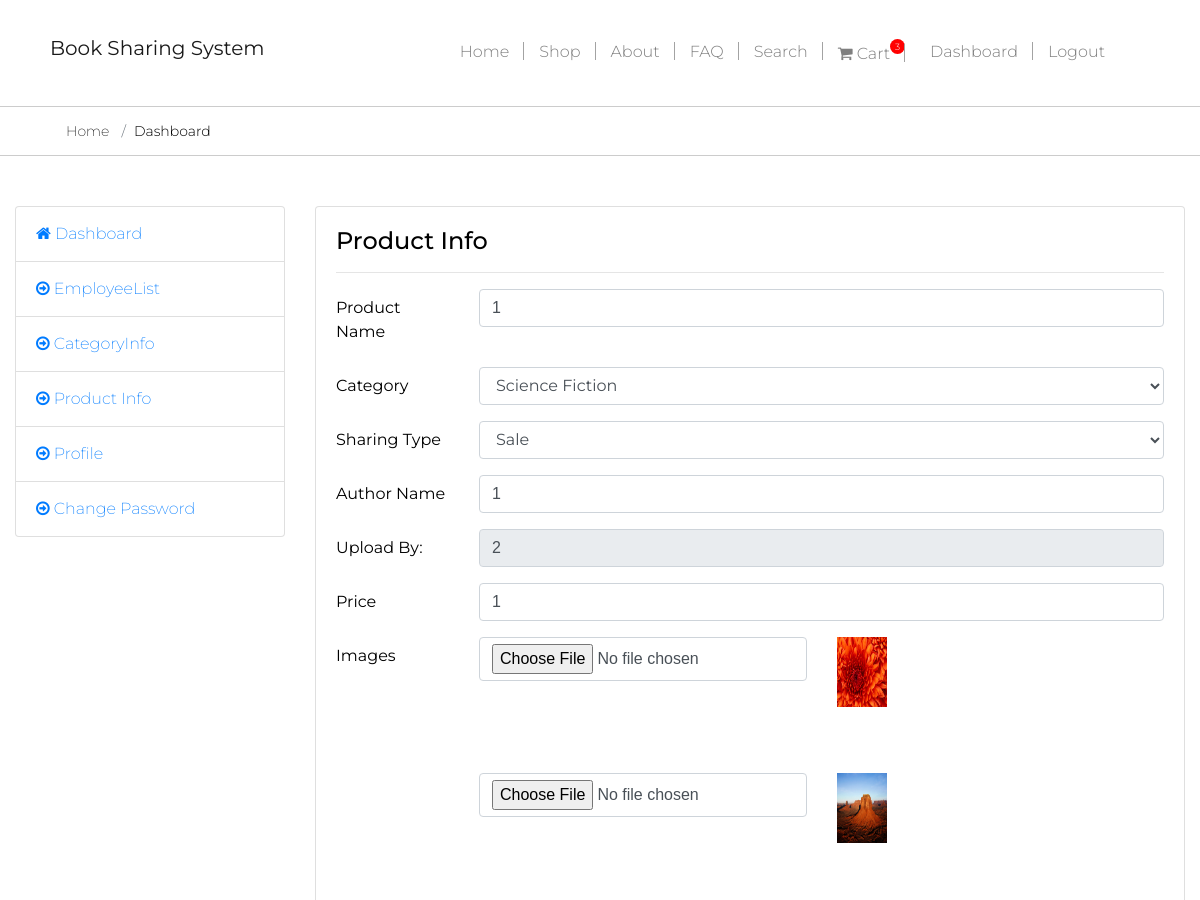
Page /productEdit.php?id=24 (signed in, upper part) on the earlier database version.
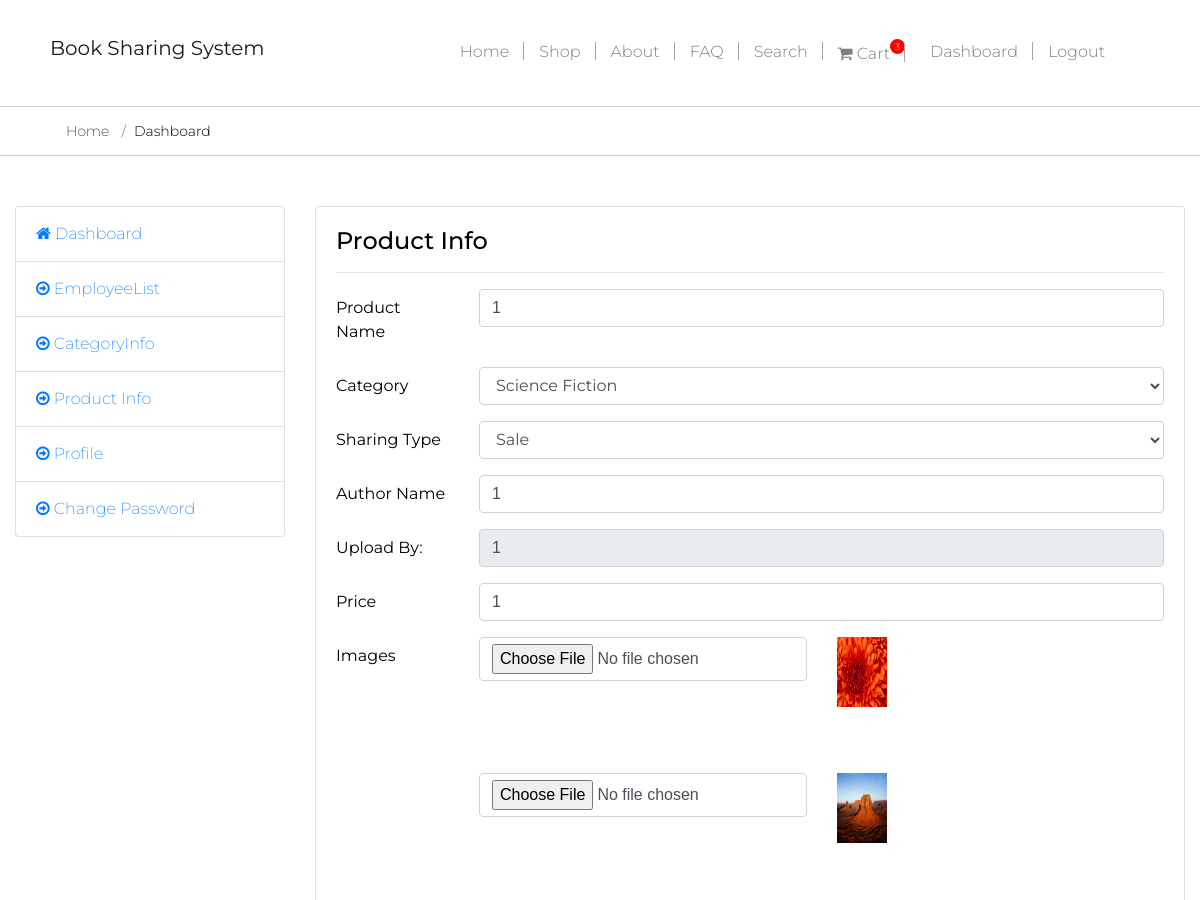
Same page on the later database version.
### tables this page shows
CREATE TABLE IF NOT EXISTS `tbproductinfo` (
  `iAutoId` int(11) NOT NULL AUTO_INCREMENT,
  `vCategory` varchar(50) NOT NULL DEFAULT '0',
  `vSharingType` varchar(50) NOT NULL,
  `vProductName` varchar(150) DEFAULT NULL,
  `vAuthorName` varchar(150) DEFAULT NULL,
  `vUploadBy` varchar(150) DEFAULT NULL,
  `vPrice` double DEFAULT NULL,
  `vImage1` varchar(250) DEFAULT NULL,
  `vImage2` varchar(250) DEFAULT NULL,
  `vImage3` varchar(250) DEFAULT NULL,
  PRIMARY KEY (`iAutoId`)
);

CREATE TABLE IF NOT EXISTS `tbcategoryinfo` (
  `iAutoId` int(11) NOT NULL AUTO_INCREMENT,
  `vCategoryName` varchar(150) DEFAULT NULL,
  PRIMARY KEY (`iAutoId`)
);

### lib/Database.php (called while the page is built, shortened)
<?php
Class Database{
  public $host   = DB_HOST;
  public $pass   = DB_PASS;
  public $user   = DB_USER;
  public $dbname = DB_NAME;
  public $link;
  private function connectDB()
  {
    $this->link = new mysqli($this->host, $this->user, $this->pass, $this->dbname);
    mysqli_query($this->link,"SET CHARACTER SET utf8");
    mysqli_query($this->link,"SET SESSION collation_connection ='utf8_general_ci'");
  }
  public function select($query){
    $result = $this->link->query($query) or die($this->link->error.__LINE__);
    if($result->num_rows > 0){
      return $result;
    }
    else {
      return false;
    }
  }
}

### productEdit.php (the view, shortened to what the changed rows need)
<?php
	include 'inc/header.php';
?>
<?php
	include 'inc/dashboardSidebar.php';
?>
<?php
	if(!isset($_GET['id']) || $_GET['id']==NULL)
	{
		header("Location:productAdd.php");
	}
	else
	{
		$editid=$_GET['id'];
	}
?>
    <div class="col-xs-9 col-sm-9 col-md-9 col-lg-9">
        <div class="card">
            <div class="card-body">
              <div class="panel-body">
                <?php
                    $query="select * from tbProductinfo where iAutoId='$editid' order by iAutoId desc";
                    $data=$db->select($query);
                    while($productResult=$data->fetch_assoc())
                    {
                ?>
                <form class="form-horizontal" action="" method="POST" role="form" enctype="multipart/form-data">
                    <div class="form-group row">
                        <label class="col-sm-2 col-form-label">Product Name</label>
                        <div class="col-sm-10">
                            <input type="text" class="form-control" value="<?php echo $productResult['vProductName']; ?>" name="vProductName" required>
                        </div>
                    </div>
                    <div class="form-group row">
                        <label class="col-sm-2 col-form-label">Category</label>
                        <div class="col-sm-10">
                            <select class="form-control" name="vCategory">
                                <?php
                                $query="select iAutoId,vCategoryName from tbcategoryinfo";
                                $selectData=$db->select($query);
                                if($selectData)
                                {
                                    while($result=$selectData->fetch_assoc())
                                    {
                                ?>
                                    <option
                                        <?php
                                            if($productResult['vCategory']==$result['iAutoId']) { ?>
                                                selected="selected"
                                        <?php } ?>
                                        value="<?php echo $result['iAutoId']; ?>"><?php echo $result['vCategoryName']; ?></option>
                                <?php
                                    }
                                }
                            ?>
                            </select>
                        </div>
                    </div>
                    <div class="form-group row">
                        <label class="col-sm-2 col-form-label">Sharing Type</label>
                        <div class="col-sm-10">
                            <select class="form-control" name="vSharingType">
                                <?php
                                $query="select distinct vSharingType from tbProductinfo";
                                $selectData=$db->select($query);
                                if($selectData)
                                {
                                    while($result=$selectData->fetch_assoc())
                                    {
                                ?>
                                    <option
                                        <?php
                                            if($productResult['vSharingType']==$result['vSharingType']) { ?>
                                                selected="selected"
                                        <?php } ?>
                                        value="<?php echo $result['vSharingType']; ?>"><?php echo $result['vSharingType']; ?></option>
                                <?php
                                    }
                                }
                            ?>
                            </select>
                        </div>
                    </div>
                    <div class="form-group row">
                        <label class="col-sm-2 col-form-label">Author Name</label>
                        <div class="col-sm-10">
                            <input type="text" class="form-control" value="<?php echo $productResult['vAuthorName']; ?>" name="vAuthorName" required>
                        </div>
                    </div>
                    <div class="form-group row">
                        <label class="col-sm-2 col-form-label">Upload By: </label>
                        <div class="col-sm-10">
                            <input readonly type="text" value="<?php echo $productResult['vUploadBy']; ?>" class="form-control" name="vUploadBy" required>
                        </div>
                    </div>
                    <div class="form-group row">
                        <label class="col-sm-2 col-form-label">Price</label>
                        <div class="col-sm-10">
                            <input type="number" class="form-control" value="<?php echo $productResult['vPrice']; ?>" name="vPrice" required>
                        </div>
                    </div>
                    <div class="form-group row">
                        <label class="col-sm-2 col-form-label">Images</label>
                        <div class="col-sm-5">
                            <input type="file" class="form-control" value="<?php echo $productResult['vImage1']; ?>" name="image1" >
                        </div>
                        <div class="col-sm-5">
                           <img src="<?php echo $productResult['vImage1']?>" height="70px" width="50px" alt="">
                        </div>
                    </div>
                    <div class="form-group row">
                        <label class="col-sm-2 col-form-label"></label>
                        <div class="col-sm-5">
                            <input type="file" class="form-control" value="<?php echo $productResult['vImage2']; ?>" name="image2" >
                        </div>
                        <div class="col-sm-5">
                           <img src="<?php echo $productResult['vImage2']?>" height="70px" width="50px" alt="">
                        </div>
                    </div>
                </form>
                <?php
                    }
                ?>
                <br>
            </div>
        </div>
    </div>
<?php
	include 'inc/dashboardFooter.php';
	include 'inc/footer.php';
?>

Differences in the rows shown:
changed tbproductinfo "Sale": vUploadBy "2" → "1"
